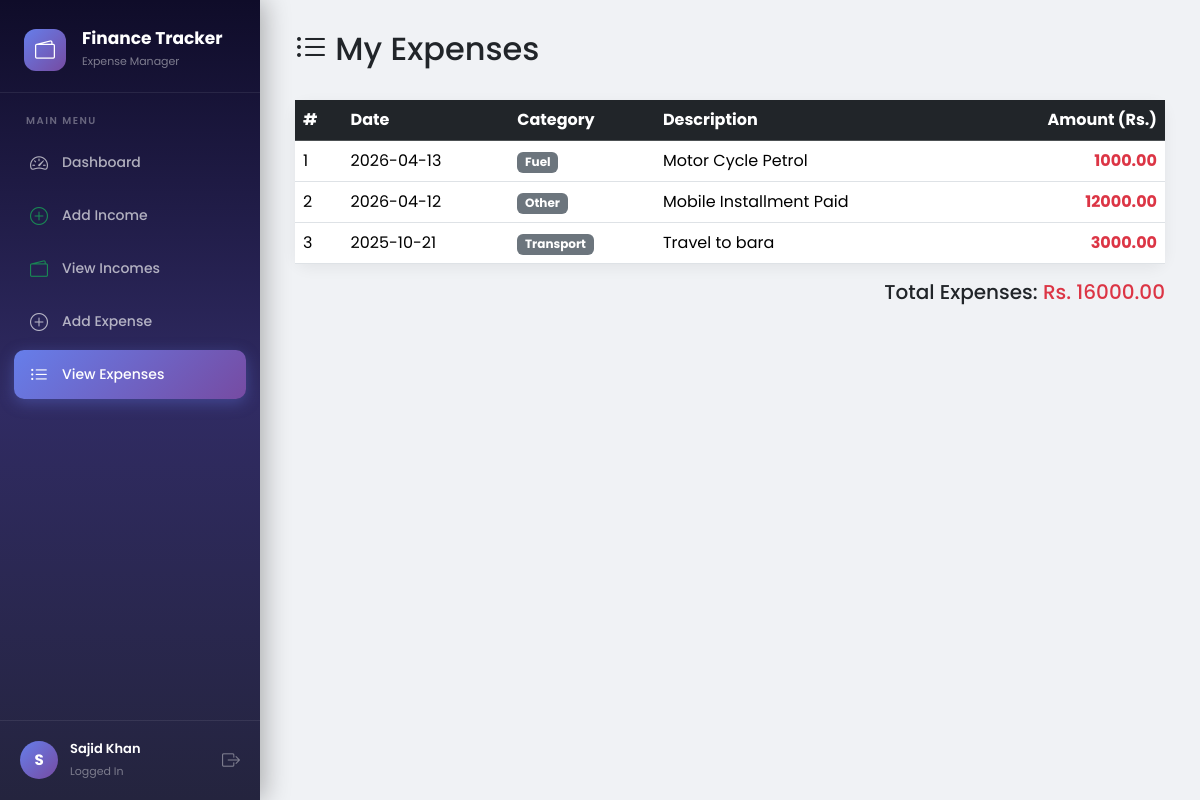
/expenses (signed in), run on an earlier commit of the app's database.
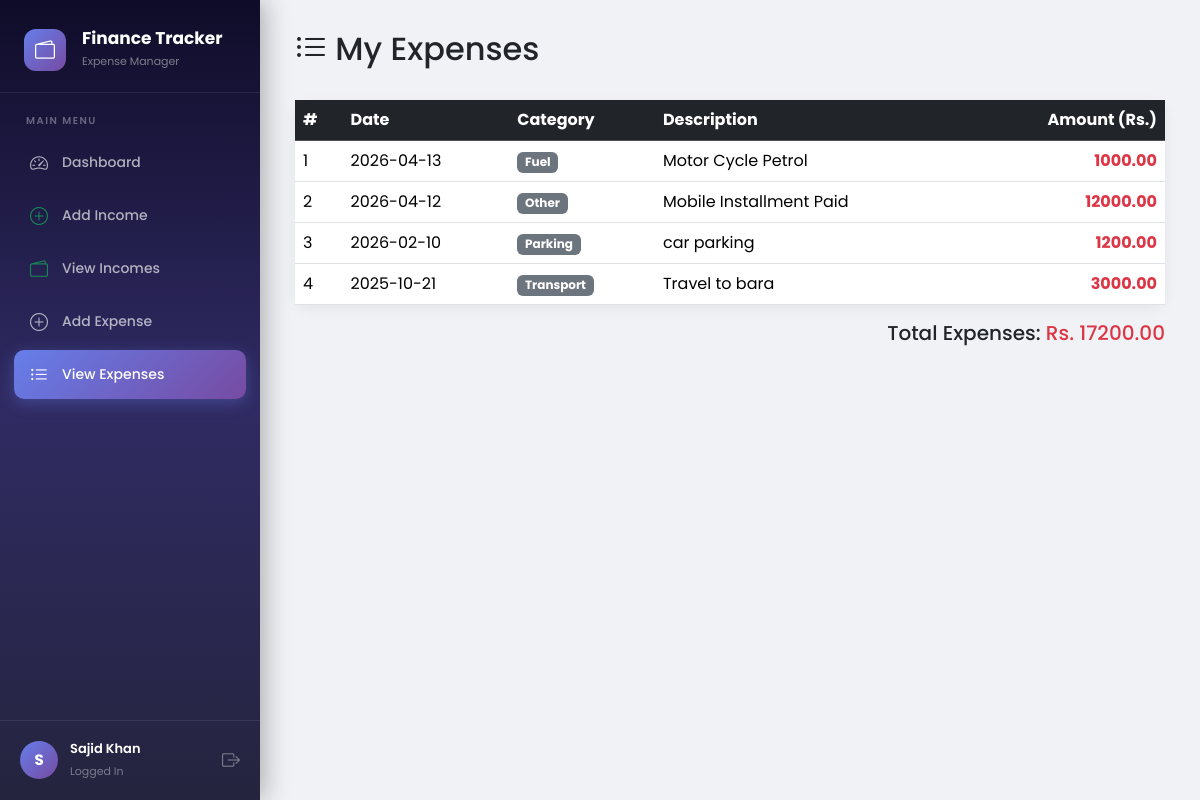
And on a later commit of the database.
### tables this page shows
CREATE TABLE transactions(
        id INTEGER PRIMARY KEY AUTOINCREMENT,
        user_id INTEGER NOT NULL,
        type TEXT NOT NULL,
        category TEXT NOT NULL,
        amount REAL NOT NULL,
        description TEXT,
        date DATE NOT NULL,
        created_at TIMESTAMP DEFAULT CURRENT_TIMESTAMP,
        FOREIGN KEY (user_id) REFERENCES users(id)
    );

### routes/transactions.py (the view)
@transactions.route('/expenses')
def view_expenses():
    if 'user_id' not in session:
        return redirect(url_for('auth.login'))
    db = get_db()
    expenses = db.execute("""
        SELECT id, category, amount, description, date
        FROM transactions
        WHERE user_id = ? AND type = 'expense'
        ORDER BY date DESC
    """, (session['user_id'],)).fetchall()
    return render_template('expenses.html', expenses=expenses)

### app.py (called while the page is built)
@app.teardown_appcontext
def shutdown_session(exception=None):
    close_connection(exception)

### models/database.py (called while the page is built)
def get_db():
    db = getattr(g, '_database', None)
    if db is None:
        db = g._database = sqlite3.connect(DATABASE)
        db.row_factory = sqlite3.Row
    return db

def close_connection(exception):
    db = getattr(g, '_database', None)
    if db is not None:
        db.close()

### templates/expenses.html (shortened to what this page needs)
{% extends "base.html" %}
{% block content %}
<div class="d-flex justify-content-between align-items-center mb-4">
    <h2><i class="bi bi-list-ul"></i> My Expenses</h2>
</div>
{% if expenses %}
<div class="card">
    <div class="card-body p-0">
        <div class="table-responsive">
            <table class="table table-hover mb-0">
                <thead class="table-dark">
                    <tr>
                        <th>#</th>
                        <th>Date</th>
                        <th>Category</th>
                        <th>Description</th>
                        <th class="text-end">Amount (Rs.)</th>
                    </tr>
                </thead>
                <tbody>
                    {% for expense in expenses %}
                    <tr>
                        <td>{{ loop.index }}</td>
                        <td>{{ expense['date'] }}</td>
                        <td><span class="badge bg-secondary">{{ expense['category'] }}</span></td>
                        <td>{{ expense['description'] if expense['description'] else '-' }}</td>
                        <td class="text-end fw-bold text-danger">{{ "%.2f"|format(expense['amount']) }}</td>
                    </tr>
                    {% endfor %}
                </tbody>
            </table>
        </div>
    </div>
</div>
{% set total = expenses | map(attribute='amount') | list %}
<div class="text-end mt-3">
    <h5>Total Expenses: <span class="text-danger">Rs. {{ "%.2f"|format(total|sum) }}</span></h5>
</div>
{% else %}
<div class="text-center mt-5">
    <i class="bi bi-inbox" style="font-size: 4rem; color: #ccc;"></i>
    <h4 class="text-muted mt-3">No expenses recorded yet</h4>
    <p class="text-muted">Click "Add Expense" to add your first expense entry.</p>
</div>
{% endif %}
{% endblock %}

### templates/base.html (shortened to what this page needs)
<!DOCTYPE html>
<html lang="en">
<head>
    <link href="https://cdn.jsdelivr.net/npm/bootstrap@5.3.2/dist/css/bootstrap.min.css" rel="stylesheet">
    <link href="https://cdn.jsdelivr.net/npm/bootstrap-icons@1.11.1/font/bootstrap-icons.css" rel="stylesheet">
</head>
<body>
    {% if session.get('user_id') %}
    <aside class="sidebar" id="sidebar">
        <div class="sidebar-brand">
            <div class="d-flex align-items-center gap-3">
                <div class="logo-icon">
                    <i class="bi bi-wallet2"></i>
                </div>
                <div>
                    <h5>Finance Tracker</h5>
                    <small>Expense Manager</small>
                </div>
            </div>
        </div>
        <nav class="sidebar-nav">
            <div class="sidebar-label">Main Menu</div>
            <a href="/dashboard" class="sidebar-link {% if request.path == '/dashboard' %}active{% endif %}">
                <i class="bi bi-speedometer2"></i>
                <span>Dashboard</span>
            </a>
            <a href="/add_income" class="sidebar-link {% if request.path == '/add_income' %}active{% endif %}">
                <i class="bi bi-plus-circle text-success"></i>
                <span>Add Income</span>
            </a>
            <a href="/incomes" class="sidebar-link {% if request.path == '/incomes' %}active{% endif %}">
                <i class="bi bi-wallet2 text-success"></i>
                <span>View Incomes</span>
            </a>
            <a href="/add" class="sidebar-link {% if request.path == '/add' %}active{% endif %}">
                <i class="bi bi-plus-circle"></i>
                <span>Add Expense</span>
            </a>
            <a href="/expenses" class="sidebar-link {% if request.path == '/expenses' %}active{% endif %}">
                <i class="bi bi-list-ul"></i>
                <span>View Expenses</span>
            </a>
        </nav>
        <div class="sidebar-user">
            <div class="avatar">{{ session.get('user_name', 'U')[0]|upper }}</div>
            <div class="user-info">
                <span>{{ session.get('user_name') }}</span>
                <small>Logged In</small>
            </div>
            <a href="/logout" class="logout-btn" title="Logout">
                <i class="bi bi-box-arrow-right"></i>
            </a>
        </div>
    </aside>
    <div class="main-content">
        {% block content %}{% endblock %}
    </div>
    {% endif %}
</body>
</html>

### templates/base.html (style rules this page uses)
* { font-family: 'Poppins', sans-serif; }
body { background-color: #f0f2f5; margin: 0; }
.card { border: none; border-radius: 14px; box-shadow: 0 4px 15px rgba(0,0,0,0.06); }
.sidebar { position: fixed; top: 0; left: 0; width: 260px; height: 100vh; background: linear-gradient(180deg, #0f0c29 0%, #302b63 50%, #24243e 100%); z-index: 1000; display: flex; flex-direction: column; transition: transform 0.3s ease; box-shadow: 4px 0 25px rgba(0,0,0,0.3); }
.sidebar-brand { padding: 28px 24px 20px; border-bottom: 1px solid rgba(255,255,255,0.08); }
.sidebar-brand .logo-icon { width: 42px; height: 42px; background: linear-gradient(135deg, #667eea, #764ba2); border-radius: 12px; display: flex; align-items: center; justify-content: center; font-size: 20px; color: white; }
.sidebar-brand h5 { color: #fff; font-weight: 700; font-size: 17px; margin: 0; }
.sidebar-brand small { color: rgba(255,255,255,0.45); font-size: 11px; }
.sidebar-nav { flex: 1; padding: 20px 14px; overflow-y: auto; }
.sidebar-label { color: rgba(255,255,255,0.35); font-size: 10px; font-weight: 600; letter-spacing: 1.5px; text-transform: uppercase; padding: 0 12px; margin-bottom: 10px; margin-top: 20px; }
.sidebar-label:first-child { margin-top: 0; }
.sidebar-link { display: flex; align-items: center; gap: 12px; padding: 11px 14px; border-radius: 10px; color: rgba(255,255,255,0.65); text-decoration: none; font-size: 14px; font-weight: 500; transition: all 0.25s ease; margin-bottom: 4px; }
.sidebar-link i { font-size: 18px; width: 22px; text-align: center; }
.sidebar-link.active { background: linear-gradient(135deg, #667eea, #764ba2); color: #fff; box-shadow: 0 4px 15px rgba(102,126,234,0.35); }
.sidebar-user { padding: 18px 20px; border-top: 1px solid rgba(255,255,255,0.08); display: flex; align-items: center; gap: 12px; }
.sidebar-user .avatar { width: 38px; height: 38px; background: linear-gradient(135deg, #667eea, #764ba2); border-radius: 50%; display: flex; align-items: center; justify-content: center; color: #fff; font-weight: 700; font-size: 15px; }
.sidebar-user .user-info { flex: 1; min-width: 0; }
.sidebar-user .user-info span { display: block; color: #fff; font-size: 13px; font-weight: 600; white-space: nowrap; overflow: hidden; text-overflow: ellipsis; }
.sidebar-user .user-info small { color: rgba(255,255,255,0.4); font-size: 11px; }
.sidebar-user .logout-btn { color: rgba(255,255,255,0.4); font-size: 18px; text-decoration: none; transition: color 0.2s; }
.main-content { margin-left: 260px; min-height: 100vh; padding: 30px 35px; transition: margin-left 0.3s ease; }

What changed in the data, as far as the page shows it:
added transactions: date "2026-02-10", category "Parking", description "car parking", amount "1200.00"
Also different on the page:
{{ "%.2f"|format(total|sum) }}: "16000.00" → "17200.00"
